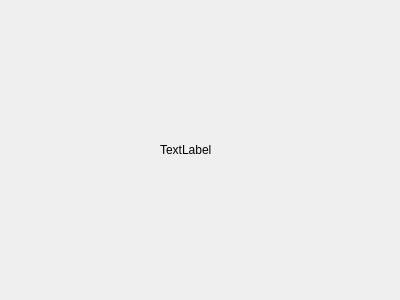
<?xml version="1.0" encoding="UTF-8"?>
<ui version="4.0">
 <class>giveup</class>
 <widget class="QWidget" name="giveup">
  <property name="geometry">
   <rect>
    <x>0</x>
    <y>0</y>
    <width>400</width>
    <height>300</height>
   </rect>
  </property>
  <property name="windowTitle">
   <string>Form</string>
  </property>
  <widget class="QLabel" name="label">
   <property name="geometry">
    <rect>
     <x>160</x>
     <y>140</y>
     <width>69</width>
     <height>20</height>
    </rect>
   </property>
   <property name="text">
    <string>TextLabel</string>
   </property>
  </widget>
 </widget>
 <resources/>
 <connections/>
</ui>
